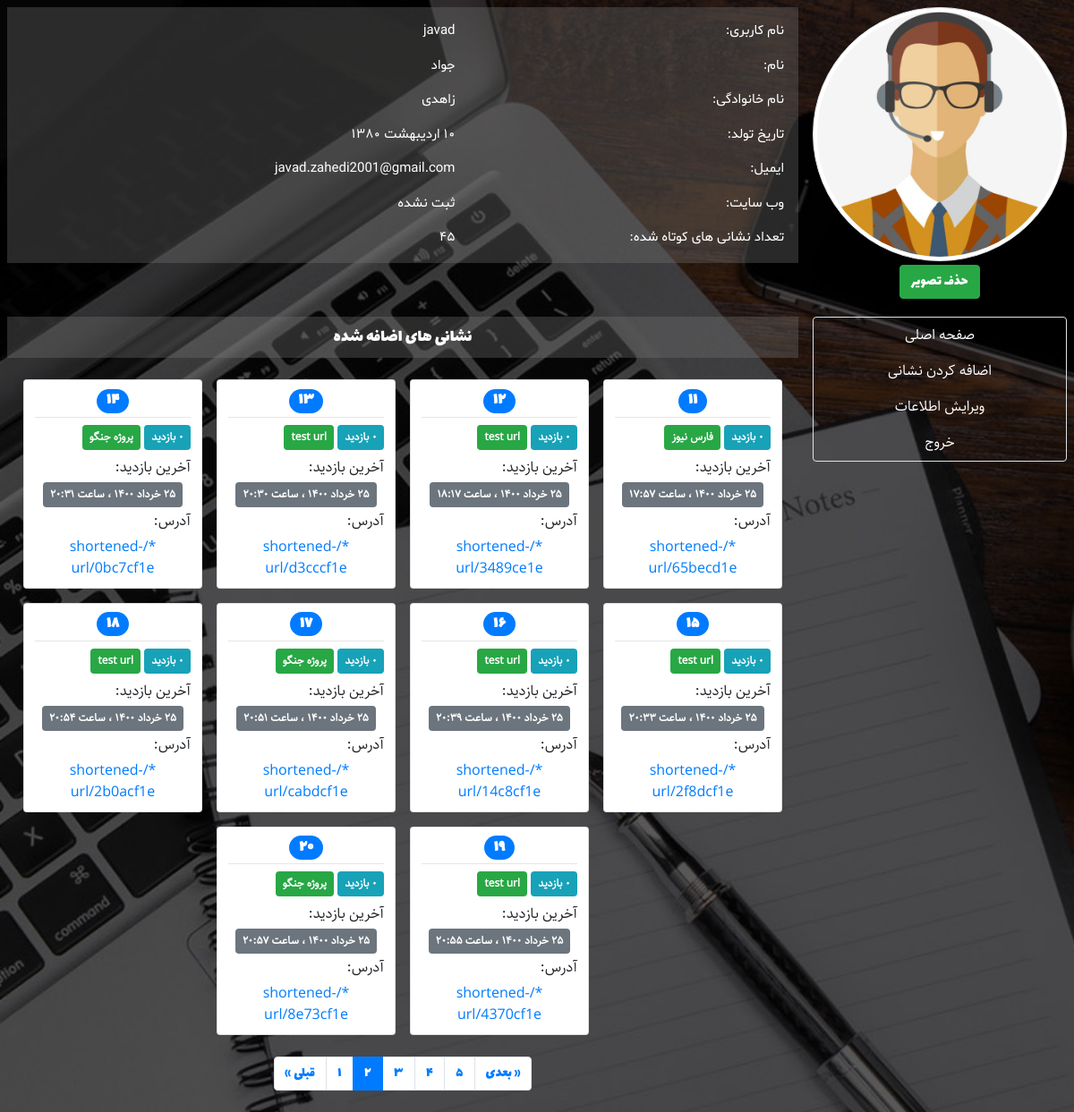
/dashboard/?page=2 (signed in), run on the app's committed database.
### URLshortener/models.py (models this page shows, shortened)
class UserProfile(models.Model):
    photo = models.ImageField(upload_to='profile_images', blank=True, verbose_name='تصویر')
    birth_date = models.DateField(null=True, blank=True, verbose_name='تاریخ تولد')
    website = models.URLField(null=True, blank=True, verbose_name='وب سایت')
    user = models.OneToOneField(User, on_delete=models.CASCADE, related_name='profile')
    def birth_date_jalali(self):
        return date_to_jalali_str(self.birth_date) if self.birth_date else 'ثبت نشده'
    birth_date_jalali.short_description = 'تاریخ تولد'
    class Meta:
        verbose_name = 'پروفایل'
        verbose_name_plural = 'پروفایل ها'

class URL(models.Model):
    label = models.CharField(blank=True, max_length=30, verbose_name='عنوان')
    address = models.URLField(max_length=512, verbose_name='نشانی اینترنتی')
    slug = models.SlugField(max_length=8, unique=True, verbose_name='اسلاگ')
    visits = models.PositiveIntegerField(default=0, verbose_name='تعداد بازدید ها')
    created = models.DateTimeField(auto_now_add=True, verbose_name='تاریخ ایجاد')
    last_visit = models.DateTimeField(default=timezone.now, verbose_name='آخرین بازدید')
    author = models.ForeignKey(User, on_delete=models.CASCADE, related_name='urls',
                               verbose_name='ایجاد کننده')
    def last_visit_jalali(self):
        return datetime_to_jalali_str(self.last_visit)
    last_visit_jalali.short_description = 'آخرین بازدید'
    def created_jalali(self):
        return datetime_to_jalali_str(self.created)
    created_jalali.short_description = 'تاریخ ایجاد'
    def __str__(self):
        host = settings.ALLOWED_HOSTS[0] if settings.ALLOWED_HOSTS else 'localhost:8000'
        return '{}/shortened-url/{}'.format(host, self.slug)
    class Meta:
        verbose_name = 'نشانی اینترنتی'
        verbose_name_plural = 'نشانی های اینترنتی'

### URLshortener/views.py (the view)
# urls.py: path('dashboard/', views.DashboardView.as_view(), name='dashboard'),
class DashboardView(LoginRequiredMixin, ListView):
    paginate_by = 10
    template_name = 'URLshortener/dashboard.html'
    def get_queryset(self):
        return self.request.user.urls.order_by('-visits')

### URLshortener/templatetags/custom_filters.py (called while the page is built)
@register.filter
@stringfilter
def to_persian(string):
    return numbers_to_persian(string)

### URLshortener/templatetags/custom_tags.py (called while the page is built)
@register.inclusion_tag('URLshortener/paginator.html')
def paginator(page):
    return {
        'page': page,
    }

@register.inclusion_tag('URLshortener/url_cards.html')
def url_cards(page):
    return {
        'page': page,
    }

### extensions/jalali.py (called while the page is built)
    def persian_tuple(self):
        return self.persian_year, self.persian_month, self.persian_day

### extensions/time_utils.py (called while the page is built)
def numbers_to_persian(string):
    en_to_fa = {
        '0': '۰',
        '1': '۱',
        '2': '۲',
        '3': '۳',
        '4': '۴',
        '5': '۵',
        '6': '۶',
        '7': '۷',
        '8': '۸',
        '9': '۹',
    }
    for en, fa in en_to_fa.items():
        string = string.replace(en, fa)
    return string

def datetime_to_jalali_str(time):
    jalali_month = (
        'فروردین',
        'اردیبهشت',
        'خرداد',
        'تیر',
        'مرداد',
        'شهریور',
        'مهر',
        'آبان',
        'آذر',
        'دی',
        'بهمن',
        'اسفند'
    )
    time = timezone.localtime(time)
    year, month, day = jalali.Gregorian(time.year, time.month, time.day).persian_tuple()
    jalali_to_str = '{} {} {} ، ساعت {:02d}:{:02d}'.format(
        day,
        jalali_month[month-1],
        year,
        time.hour,
        time.minute
    )
    return numbers_to_persian(jalali_to_str)

def date_to_jalali_str(date):
    jalali_month = (
        'فروردین',
        'اردیبهشت',
        'خرداد',
        'تیر',
        'مرداد',
        'شهریور',
        'مهر',
        'آبان',
        'آذر',
        'دی',
        'بهمن',
        'اسفند'
    )
    year, month, day = jalali.Gregorian(date.year, date.month, date.day).persian_tuple()
    jalali_to_str = '{} {} {}'.format(day, jalali_month[month-1], year)
    return numbers_to_persian(jalali_to_str)

### templates/URLshortener/dashboard.html (shortened to what this page needs)
{% extends 'URLshortener/base.html' %}
{% load static %}
{% load custom_filters %}
{% load custom_tags %}
{% block head %}
	<link rel='stylesheet' href="{% static 'URLshortener/css/dashboard.css' %}">
{% endblock %}
{% block header %}
    <div class='container-fluid row p-0 m-0'>
        <div class='col-sm-3 p-2 text-center'>
            {% if user.profile.photo %}
            <img class='w-100 rounded-circle img-thumbnail' src='{{ user.profile.photo.url }}'>
            <a id='delete-photo' href='{% url "URLshortener:delete-photo" %}'
                class='btn btn-success m-1'>حذف تصویر</a>
            {% else %}
            <img class='w-100 rounded-circle img-thumbnail' src='{% static "URLshortener/images/user_avatar.png" %}'>
            {% endif %}
        </div>
        <div class='col-sm-9 text-white text-right p-2'>
            <div class='user-info p-2'>
                <div class='row p-2'>
                    <div class='col-sm-5'>نام کاربری:</div>
                    <div class='col-sm-7'>{{ user.username }}</div>
                </div>
                <div class='row p-2'>
                    <div class='col-sm-5'>نام:</div>
                    <div class='col-sm-7'>
                        {% if user.first_name %}
                            {{ user.first_name }}
                        {% else %}
                            ثبت نشده
                        {% endif %}
                    </div>
                </div>
                <div class='row p-2'>
                    <div class='col-sm-5'>نام خانوادگی:</div>
                    <div class='col-sm-7'>
                        {% if user.last_name %}
                            {{ user.last_name }}
                        {% else %}
                            ثبت نشده
                        {% endif %}
                    </div>
                </div>
                <div class='row p-2'>
                    <div class='col-sm-5'>تاریخ تولد:</div>
                    <div class='col-sm-7'>{{ user.profile.birth_date_jalali }}</div>
                </div>
                <div class='row p-2'>
                    <div class='col-sm-5'>ایمیل:</div>
                    <div class='col-sm-7'>{{ user.email }}</div>
                </div>
                <div class='row p-2'>
                    <div class='col-sm-5'>وب سایت:</div>
                    <div class='col-sm-7'>
                        {% if user.profile.website %}
                            {{ user.profile.website }}
                        {% else %}
                            ثبت نشده
                        {% endif %}
                    </div>
                </div>
                <div class='row p-2'>
                    <div class='col-sm-5'>تعداد نشانی های کوتاه شده:</div>
                    <div class='col-sm-7'>{{ page_obj.paginator.count|to_persian }}</div>
                </div>
            </div>
        </div>
    </div>
{% endblock %}
{% block main %}
    <div class='row container-fluid p-0 m-0'>
        <aside class='col-sm-3 p-2 m-0'>
            <ul class='nav flex-column text-center text-white p-0 m-0 rounded border'>
                <li class="nav-item p-2"><a class='d-block' href="{% url 'URLshortener:home' %}" >صفحه اصلی</a></li>
                <li class="nav-item p-2"><a class='d-block' href="{% url 'URLshortener:add-url' %}" >اضافه کردن نشانی</a></li>
                <li class="nav-item p-2"><a class='d-block' href="{% url 'URLshortener:edit-profile' %}" >ویرایش اطلاعات</a></li>
                <li class="nav-item p-2"><a class='d-block' href="{% url 'auth_logout' %}?next=/" >خروج</a></li>
            </ul>
        </aside>
        <div class='col-sm-9 p-2 m-0'>
            <div class='container text-center text-white p-2 main-title'>نشانی های اضافه شده</div>
            {% if page_obj %}
                <div class='container table-responsive p-0 my-2 mx-auto table-div'>
                    {% url_cards page_obj %}
                </div>
            {% else %}
                <div class='alert alert-info text-right p-2 m-2 mx-auto'>
                    هنوز هیچ نشانی ای توسط شما اضافه نشده است!
                </div>
            {% endif %}
            {% if is_paginated %}
                {% paginator page_obj %}
            {% endif %}
        </div>
    </div>
{% endblock %}

### templates/URLshortener/url_cards.html (shortened to what this page needs)
{% load custom_filters %}
<div class='container-fluid m-0 p-2 d-flex flex-row flex-wrap justify-content-center cards-div'>
    {% for short_url in page %}
    <div class='card text-right m-2 p-2 url-card'>
        <h4 class='text-center p-0 m-0 url-number'>
            <span class='badge badge-pill badge-primary'>
                {{ forloop.counter0|add:page.start_index|to_persian }}
            </span>
        </h4>
        <hr class='m-1'>
        <div class='p-1'>
            <span class='badge badge-info p-2'>{{ short_url.visits|to_persian }} بازدید</span>
            <span class='badge badge-success p-2'>{{ short_url.label }}</span>
        </div>
        <div class='p-1'>آخرین بازدید:</div>
        <div class='text-center'>
            <span class='badge badge-secondary p-2'>{{ short_url.last_visit_jalali }}</span>
        </div>
        <div class='p-1'>آدرس:</div>
        <a class='btn btn-link d-block p-0' href="{% url 'URLshortener:shortened-url' short_url.slug %}">
            {{ short_url }}
        </a>
    </div>
    {% endfor %}
</div>

### static/URLshortener/css/base.css (style rules this page uses)
body { direction: rtl; font-family: Lalezar; background-image: url('../images/site_bg.jpg'); background-size: cover; background-repeat: no-repeat; background-position: center; min-height: 100vh; }
.cards-div { font-family: Sahel; }
.url-card { max-width: 200px; }
.url-number { font-family: Lalezar; }

### static/URLshortener/css/dashboard.css (style rules this page uses)
.main-title { font-size: 20px; background-color: #77777757; }
.nav-item a { color: white; font-family: Sahel; }
.user-info { font-size: 15px; font-family: Shabnam; background-color: #77777757; }

### data on the page
URL: visits|to_persian "۰", label "فارس نیوز", last_visit_jalali "۲۵ خرداد ۱۴۰۰ ، ساعت ۱۷:۵۷", slug "*/shortened-url/65becd1e"
URL: visits|to_persian "۰", label "test url", last_visit_jalali "۲۵ خرداد ۱۴۰۰ ، ساعت ۱۸:۱۷", slug "*/shortened-url/3489ce1e"
URL: visits|to_persian "۰", label "test url", last_visit_jalali "۲۵ خرداد ۱۴۰۰ ، ساعت ۲۰:۳۰", slug "*/shortened-url/d3cccf1e"
URL: visits|to_persian "۰", label "پروژه جنگو", last_visit_jalali "۲۵ خرداد ۱۴۰۰ ، ساعت ۲۰:۳۱", slug "*/shortened-url/0bc7cf1e"
URL: visits|to_persian "۰", label "test url", last_visit_jalali "۲۵ خرداد ۱۴۰۰ ، ساعت ۲۰:۳۳", slug "*/shortened-url/2f8dcf1e"
URL: visits|to_persian "۰", label "test url", last_visit_jalali "۲۵ خرداد ۱۴۰۰ ، ساعت ۲۰:۳۹", slug "*/shortened-url/14c8cf1e"
URL: visits|to_persian "۰", label "پروژه جنگو", last_visit_jalali "۲۵ خرداد ۱۴۰۰ ، ساعت ۲۰:۵۱", slug "*/shortened-url/cabdcf1e"
URL: visits|to_persian "۰", label "test url", last_visit_jalali "۲۵ خرداد ۱۴۰۰ ، ساعت ۲۰:۵۴", slug "*/shortened-url/2b0acf1e"
URL: visits|to_persian "۰", label "test url", last_visit_jalali "۲۵ خرداد ۱۴۰۰ ، ساعت ۲۰:۵۵", slug "*/shortened-url/4370cf1e"
URL: visits|to_persian "۰", label "پروژه جنگو", last_visit_jalali "۲۵ خرداد ۱۴۰۰ ، ساعت ۲۰:۵۷", slug "*/shortened-url/8e73cf1e"

### other printed values
{{ user.username }} "javad"
{{ user.first_name }} "جواد"
{{ user.last_name }} "زاهدی"
{{ user.profile.birth_date_jalali }} "۱۰ اردیبهشت ۱۳۸۰"
{{ user.email }} "javad.zahedi2001@gmail.com"
{{ page_obj.paginator.count|to_persian }} "۴۵"
{{ i|to_persian }} "۱" "۳" "۴" "۵"
{{ i|to_persian }} "۲"
